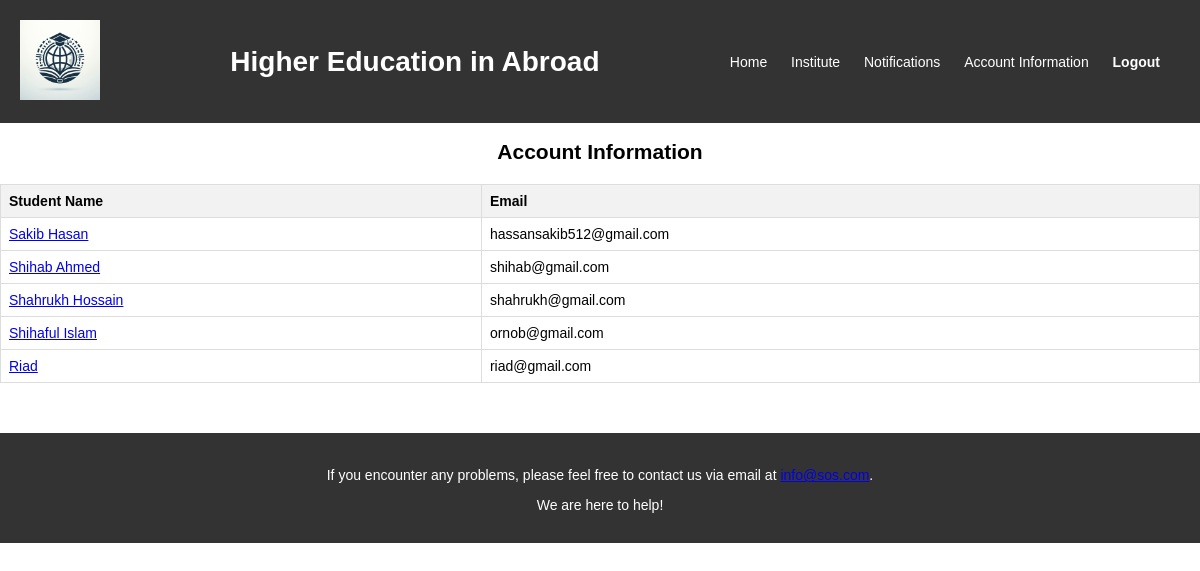
/htdoc/accountInfos.php, run on the app's committed database.
### tables this page shows
CREATE TABLE `profile` (
  `Stu_Id` int(11) DEFAULT NULL,
  `Name` varchar(255) DEFAULT NULL,
  `Phone_Number` varchar(20) DEFAULT NULL,
  `Email` varchar(255) DEFAULT NULL,
  `Address` varchar(255) DEFAULT NULL
);

### htdoc/accountInfos.php (the view, shortened to what this page needs)
<!DOCTYPE html>
<html lang="en">
<head>
</head>
<body>
<header>
        <div>
            <img src="http://localhost/phpt/Image/logo.jpg" alt="Logo" class="logo">
        </div>
        <h1>Higher Education in Abroad</h1>
        <nav>
            <ul>
                <li><a href="homeAdmin.php">Home</a></li>
                <li><a href="adminInstitute.php">Institute</a></li>
                <li><a href="notification.php">Notifications</a></li>
                <li><a href="accountInfos.php">Account Information</a></li>
                <li><a href="index.php"><strong>Logout</strong></a></li>
            </ul>
        </nav>
    </header>
    <main>
    <h2><center>Account Information</center></h2>
    <?php
include('connection.php');
    $sql = "SELECT Name, Email FROM profile";
    $result = mysqli_query($con, $sql);
    if (mysqli_num_rows($result) > 0) {
        echo "<table>";
        echo "<tr><th>Student Name</th><th>Email</th></tr>";
        while ($row = mysqli_fetch_assoc($result)) {
            echo "<tr>";
            echo "<td><a href='accountDetails.php?email=" . urlencode($row['Email']) . "'>" . $row['Name'] . "</a></td>";
            echo "<td>" . $row['Email'] . "</td>";
            echo "</tr>";
        }
        echo "</table>";
    }else{
        echo "No students found.";
    }
?>
</main>
<footer class="footer">
        <p>If you encounter any problems, please feel free to contact us via email at <a href="mailto:info@example.com">info@sos.com</a>.</p>
        <p>We are here to help!</p>
    </footer>
</body>
</html>

### htdoc/accountInfos.php (style rules this page uses)
body { font-family: Arial, sans-serif; font-size: 14px; margin: 0; padding: 0; }
table { width: 100%; border-collapse: collapse; margin-top: 20px; }
th, td { border: 1px solid #ddd; padding: 8px; text-align: left; }
th { background-color: #f2f2f2; }
header { background-color: #333; color: #fff; padding: 20px; text-align: center; display: flex; align-items: center; justify-content: space-between; }
nav ul { list-style-type: none; padding: 0; margin: 0; text-align: center; }
nav ul li { display: inline; margin-right: 20px; }
nav ul li a { color: #fff; text-decoration: none; }
img.logo { max-width: 80px; height: auto; }
.footer { background-color: #333; color: #fff; padding: 20px; text-align: center; margin-top: 50px; }
.footer p { margin-bottom: 10px; }

### data on the page
profile: Name "Sakib Hasan", Email "hassansakib512@gmail.com"
profile: Name "Shihab Ahmed", Email "shihab@gmail.com"
profile: Name "Shahrukh Hossain", Email "shahrukh@gmail.com"
profile: Name "Shihaful Islam", Email "ornob@gmail.com"
profile: Name "Riad", Email "riad@gmail.com"
